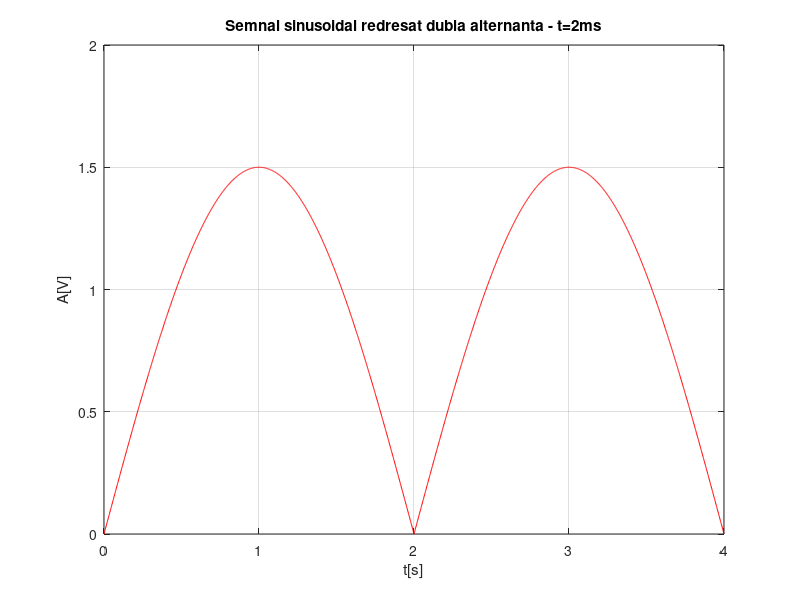
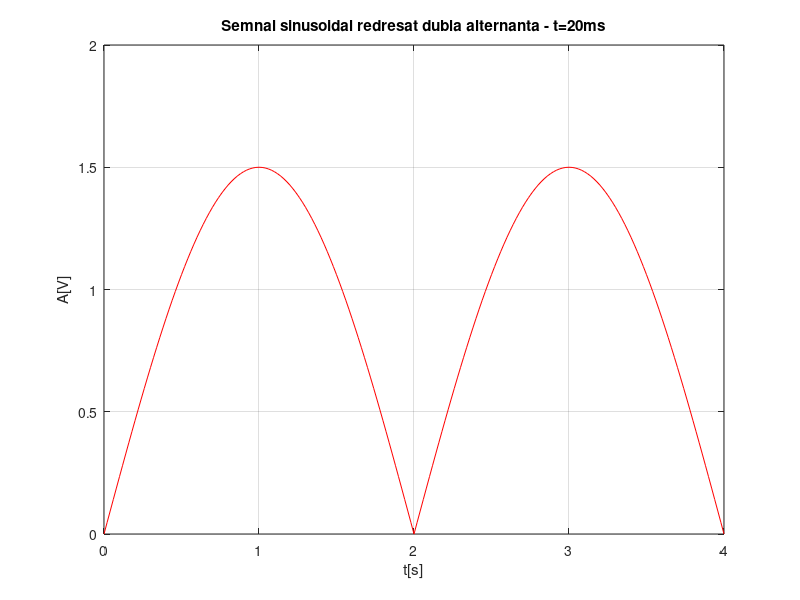
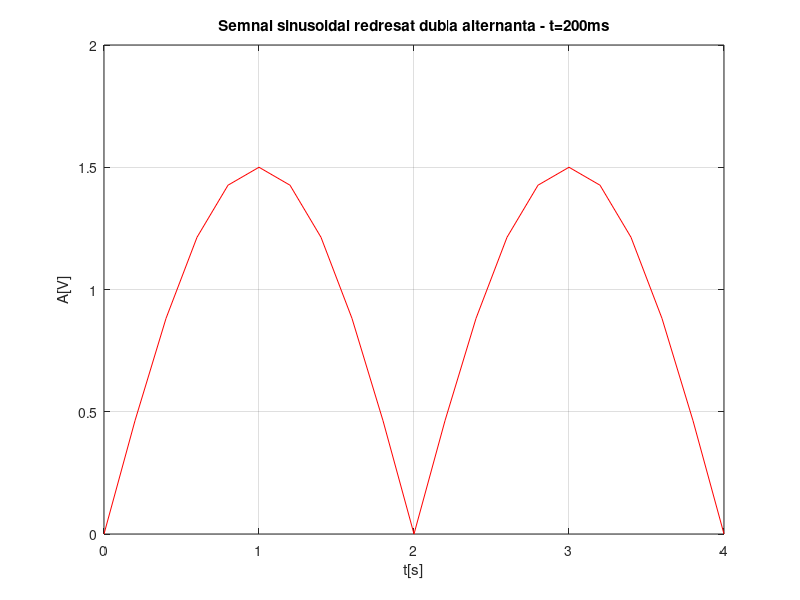

MATLAB code for these plots, in order:
% Pentru rezolutie temporara de 2ms.
F=0.25;
t=0:0.002:4;
s=1.5*abs(sin(2*pi*F*t));
figure(1)
plot(t,s,'r')
grid
title('Semnal sinusoidal redresat dubla alternanta - t=2ms')
xlabel('t[s]')
ylabel('A[V]')

% Pentru rezolutie temporara de 20ms.
clear t s
t=0:0.02:4;
s=1.5*abs(sin(2*pi*F*t));
figure(2)
plot(t,s,'r')
grid
title('Semnal sinusoidal redresat dubla alternanta - t=20ms')
xlabel('t[s]')
ylabel('A[V]')

% Pentru rezolutie temporara de 200ms.
clear t s
t=0:0.2:4;
s=1.5*abs(sin(2*pi*F*t));
figure(3)
plot(t,s,'r')
grid
title('Semnal sinusoidal redresat dubla alternanta - t=200ms')
xlabel('t[s]')
ylabel('A[V]')